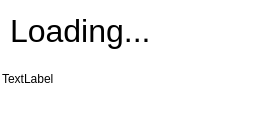
<?xml version="1.0" encoding="UTF-8"?>
<ui version="4.0">
 <class>Loading</class>
 <widget class="QDialog" name="Loading">
  <property name="geometry">
   <rect>
    <x>0</x>
    <y>0</y>
    <width>260</width>
    <height>120</height>
   </rect>
  </property>
  <property name="minimumSize">
   <size>
    <width>260</width>
    <height>120</height>
   </size>
  </property>
  <property name="maximumSize">
   <size>
    <width>260</width>
    <height>120</height>
   </size>
  </property>
  <property name="windowTitle">
   <string>Loading</string>
  </property>
  <property name="styleSheet">
   <string notr="true">background-color: rgb(255, 255, 255);</string>
  </property>
  <widget class="QLabel" name="loadingGIF">
   <property name="geometry">
    <rect>
     <x>2</x>
     <y>60</y>
     <width>256</width>
     <height>38</height>
    </rect>
   </property>
   <property name="text">
    <string>TextLabel</string>
   </property>
  </widget>
  <widget class="QLabel" name="title">
   <property name="geometry">
    <rect>
     <x>10</x>
     <y>10</y>
     <width>151</width>
     <height>41</height>
    </rect>
   </property>
   <property name="styleSheet">
    <string notr="true">font-size : 32px;
</string>
   </property>
   <property name="text">
    <string>Loading...</string>
   </property>
  </widget>
 </widget>
 <layoutdefault spacing="6" margin="11"/>
 <resources/>
 <connections/>
</ui>
